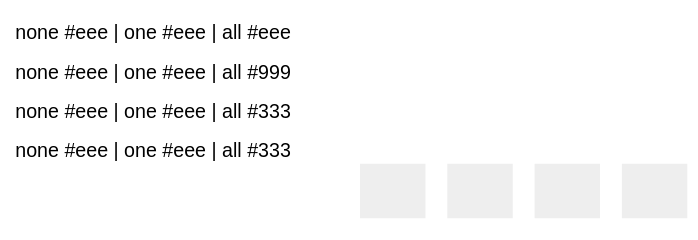

Here is the Vega-Lite specification saved for this chart:
### Vega specification from a JSON file in a GitHub repository (floating-point values rounded to 4 significant figures)
{"$schema": "https://vega.github.io/schema/vega/v6.json", "description": "A quantile scale whose column holds no number is **still a scale**. Its samples are filtered with `d != null && !isNaN(d = +d)`, so a column of date *strings* leaves nothing: upstream reports `domain: []` and `quantiles: [null, null]`, and the scale answers the **first** range entry for any number it is asked about — a null threshold makes d3's `ascending` return `NaN`, and a bisect whose comparison is NaN settles at the low end rather than walking right. It answers `unknown` for a value that fails the input guard, as every scale does. This engine reported an error and built no scale at all, so a mark naming it in a colour channel referred to something that was not there. The second scale is the same shape with one number among the words, which has a domain of one and cuts nowhere; the third is an ordinary column, so the fixture says what an empty domain costs and what it does not.", "width": 240, "height": 100, "padding": 5, "data": [{"name": "t", "values": [{"v": "2024-01-07", "w": "2024-01-07", "u": 1, "n": 1}, {"v": "2024-03-19", "w": 5, "u": 2, "n": 2}, {"v": "2024-06-02", "w": "2024-06-02", "u": 3, "n": 3}, {"v": "2024-11-30", "w": "2024-11-30", "u": 4, "n": 4}]}], "scales": [{"name": "none", "type": "quantile", "domain": {"data": "t", "field": "v"}, "range": ["#eee", "#999", "#333"]}, {"name": "one", "type": "quantile", "domain": {"data": "t", "field": "w"}, "range": ["#eee", "#999", "#333"]}, {"name": "all", "type": "quantile", "domain": {"data": "t", "field": "u"}, "range": ["#eee", "#999", "#333"]}], "marks": [{"type": "text", "from": {"data": "t"}, "encode": {"enter": {"x": {"value": 2}, "y": {"signal": "18 * datum.n - 12"}, "text": {"signal": "'none ' + scale('none', datum.u) + ' | one ' + scale('one', datum.u) + ' | all ' + scale('all', datum.u)"}, "fontSize": {"value": 9}, "baseline": {"value": "top"}}}}, {"type": "rect", "from": {"data": "t"}, "encode": {"enter": {"x": {"signal": "40 * datum.n + 120"}, "width": {"value": 30}, "y": {"value": 70}, "y2": {"value": 95}, "fill": {"scale": "none", "field": "u"}}}}]}
